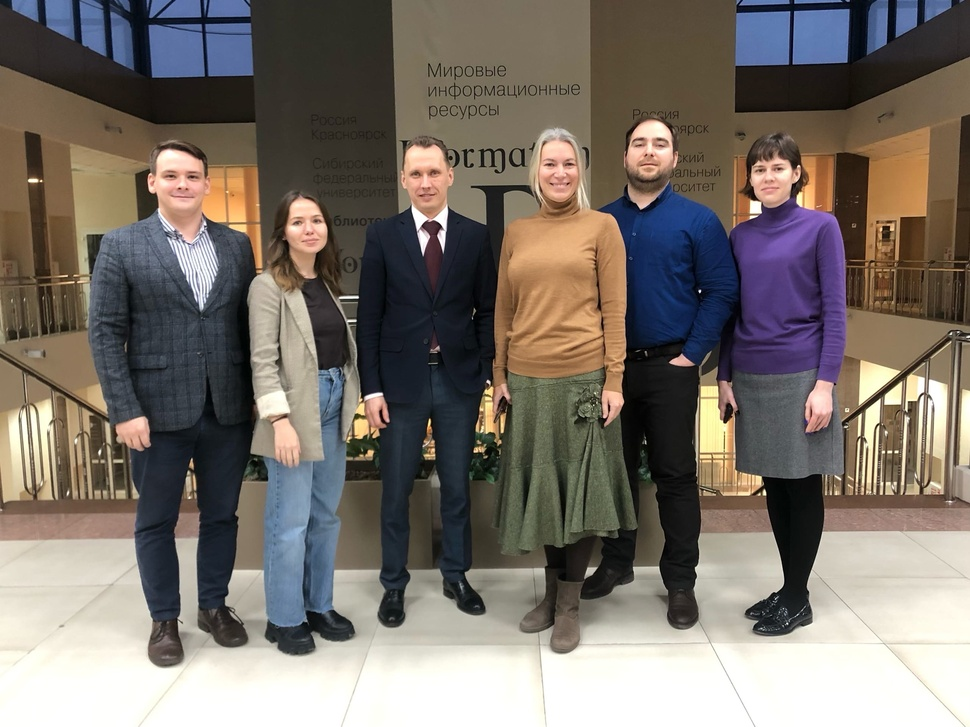
#> input picture OpenCV_FaceRecognition_pic/test2.jpg, 970 x 727 px, shrunk from 2560 x 1919 before the run, found by its file name
$ python main.py
#> lines starting #> are read from the running program, lines starting #| are printed output that depends on the picture; after the words box and inside, x2 and y2 are one past the last pixel; in counts of white or black regions, pixels touching at a corner belong together
import cv2

face_cascade_db = cv2.CascadeClassifier(cv2.data.haarcascades+"haarcascade_frontalface_default.xml")

img = cv2.imread("OpenCV_FaceRecognition_pic/test2.jpg")
#> img is the input picture: shape (727, 970, 3); mean B, G, R 105.9, 113.4, 121.3
img_gray = cv2.cvtColor(img, cv2.COLOR_BGR2GRAY)
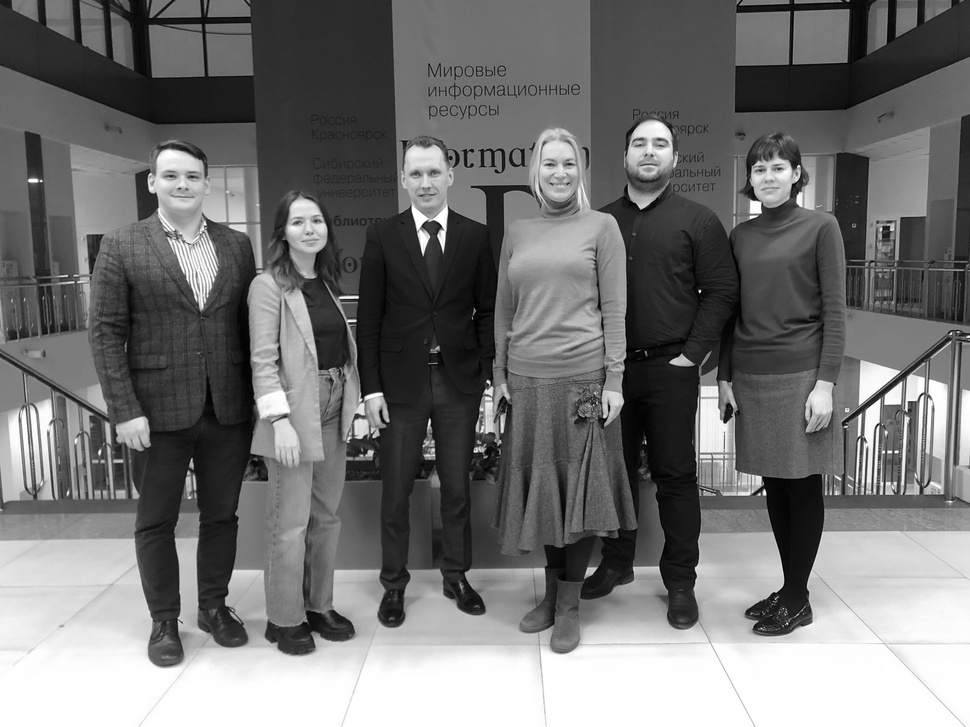
#> img_gray: shape (727, 970); min 0, max 255, mean 114.9

faces = face_cascade_db.detectMultiScale(img_gray, 1.1, 19)
#> faces = [[280, 200, 55, 55], [745, 149, 53, 53], [619, 119, 61, 61], [393, 149, 64, 64], [529, 139, 62, 62], [151, 152, 60, 60]]

for (x,y,w,h) in faces:
    cv2.rectangle(img, (x,y), (x+w, y+h), (0, 255, 0), 2)
#> this loop made 6 passes
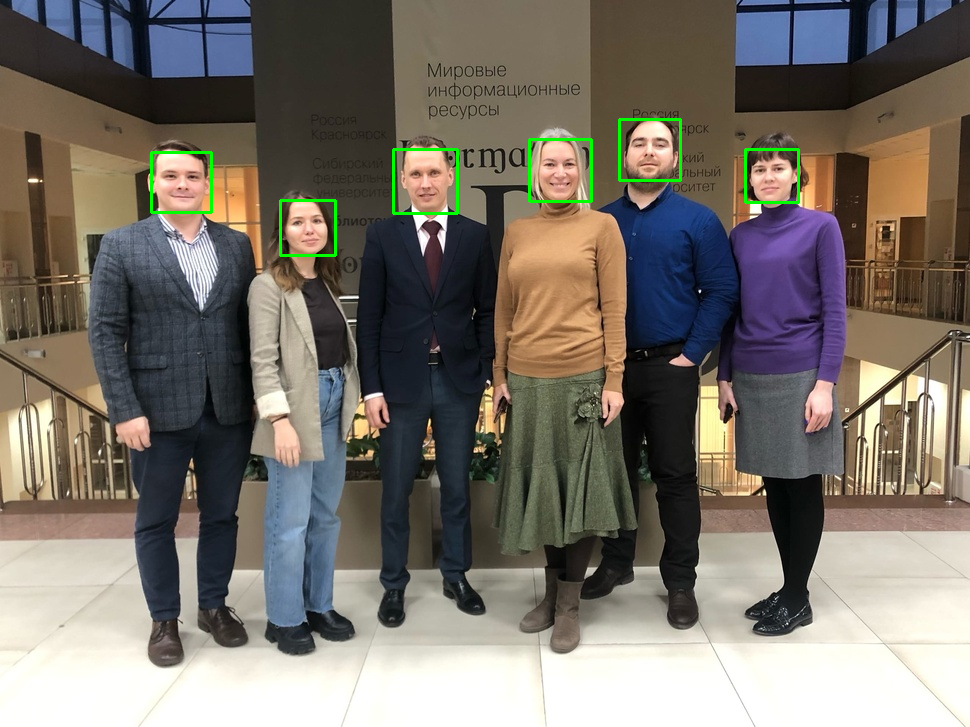
#> img: shape (727, 970, 3); 0.6% of pixels changed, all inside (x1, y1, x2, y2) = (150, 118, 800, 257)

cv2.imshow('rez', img)
cv2.waitKey()

$ run again, with OpenCV_FaceRecognition_pic/test1.jpg copied over OpenCV_FaceRecognition_pic/test2.jpg
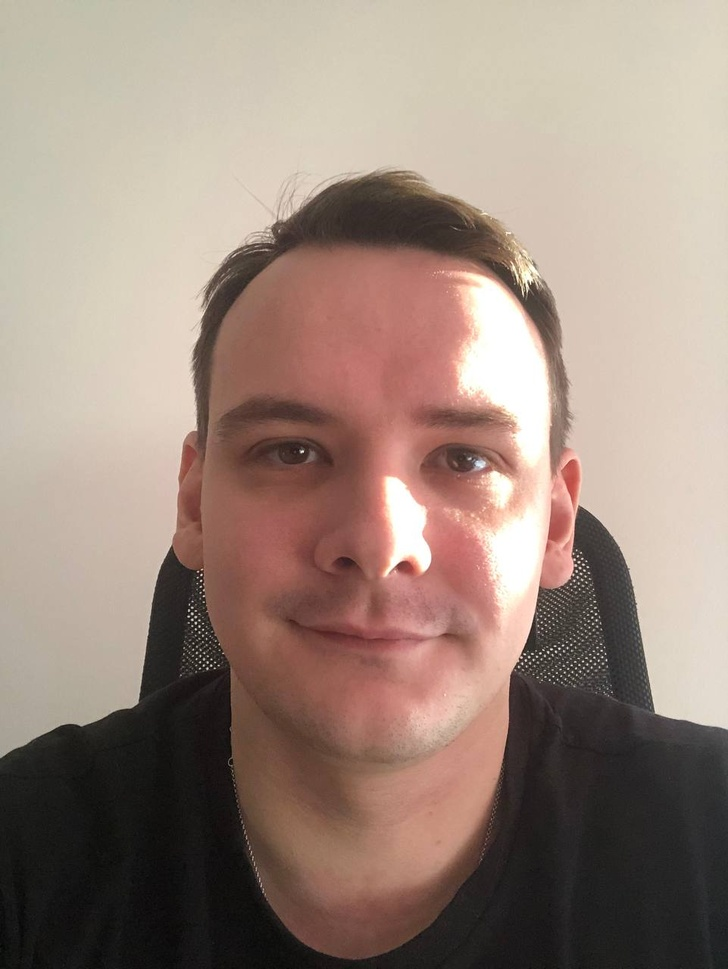
#> input picture OpenCV_FaceRecognition_pic/test1.jpg, 728 x 969 px, shrunk from 961 x 1280 before the run, found by its file name
#> img is the input picture: shape (969, 728, 3); mean B, G, R 124.1, 135.5, 155.2
#> `img_gray = cv2.cvtColor(img, cv2.COLOR_BGR2GRAY)`:
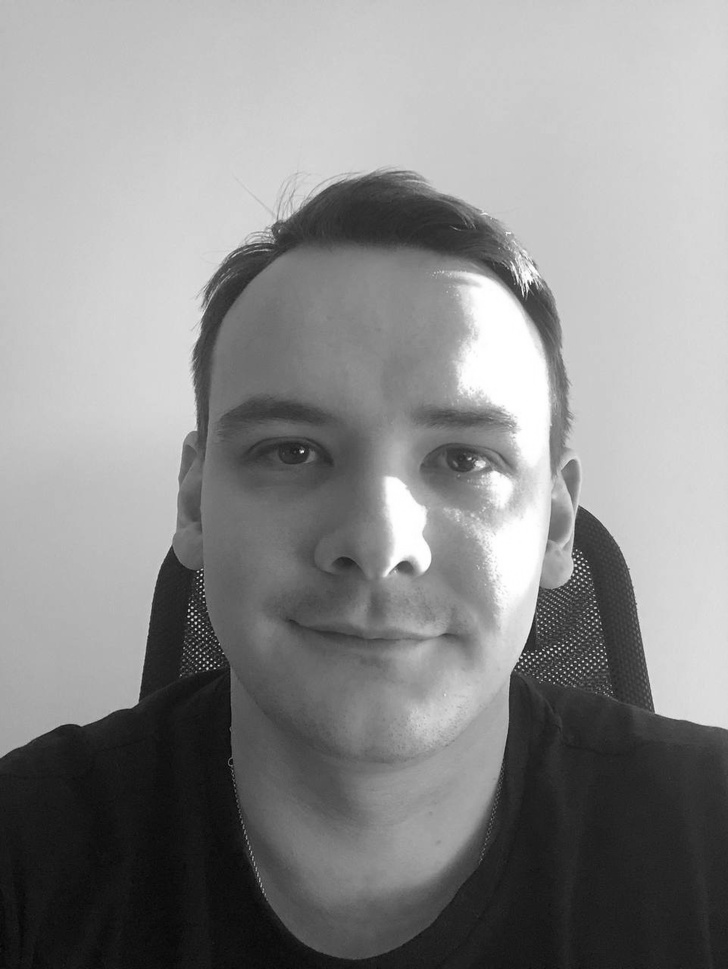
#> img_gray: shape (969, 728); min 1, max 255, mean 140.1
#> faces = [[148, 275, 467, 467]]
#> the loop `for (x,y,w,h) in faces:` made 1 pass
#> after the loop `for (x,y,w,h) in faces:`:
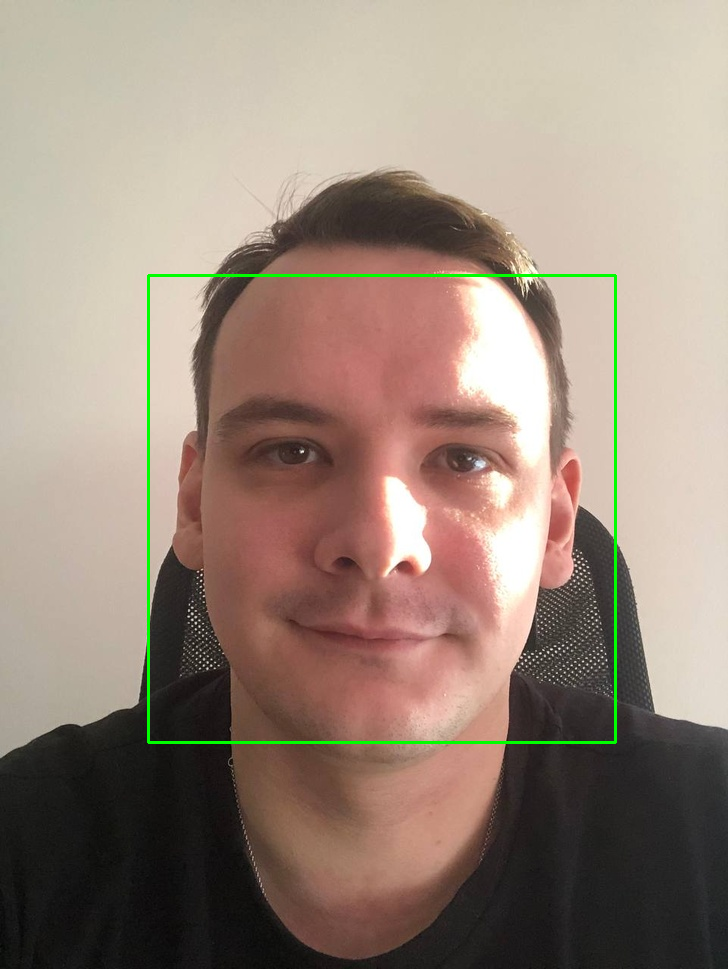
#> img: shape (969, 728, 3); 0.79% of pixels changed, all inside (x1, y1, x2, y2) = (147, 274, 617, 744)
